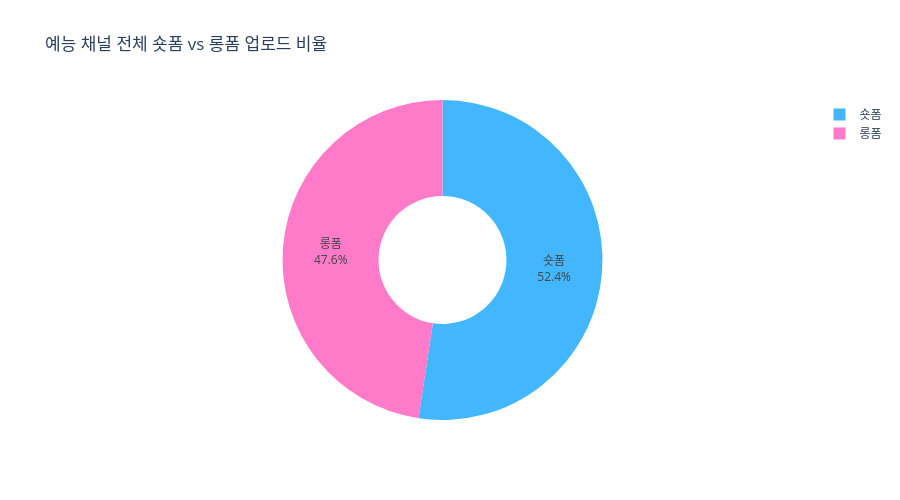

Notebook source saved alongside this figure:
### Code cell
# 전체 예능 채널 숏폼/롱폼 업로드 비율 파이차트
format_counts = df['format_type'].value_counts()

fig = go.Figure(go.Pie(
    labels=['숏폼', '롱폼'],
    values=[format_counts.get('shortform', 0), format_counts.get('longform', 0)],
    marker=dict(colors=['#42B6FF', '#FF7AC8']),
    textinfo='label+percent',
    hole=0.4  # 도넛 차트 스타일
))
fig.update_layout(
    title='예능 채널 전체 숏폼 vs 롱폼 업로드 비율',
    template='plotly_white',
    height=500
)
fig.show()

### Figure 1 — Plotly figure (JSON) as saved in the notebook; plotly's stock layout.template omitted (floating-point values rounded to 4 significant figures)
{"data": [{"hole": 0.4, "labels": ["숏폼", "롱폼"], "marker": {"colors": ["#42B6FF", "#FF7AC8"]}, "textinfo": "label+percent", "type": "pie", "values": [131, 119]}], "layout": {"height": 500, "title": {"text": "예능 채널 전체 숏폼 vs 롱폼 업로드 비율"}}}
